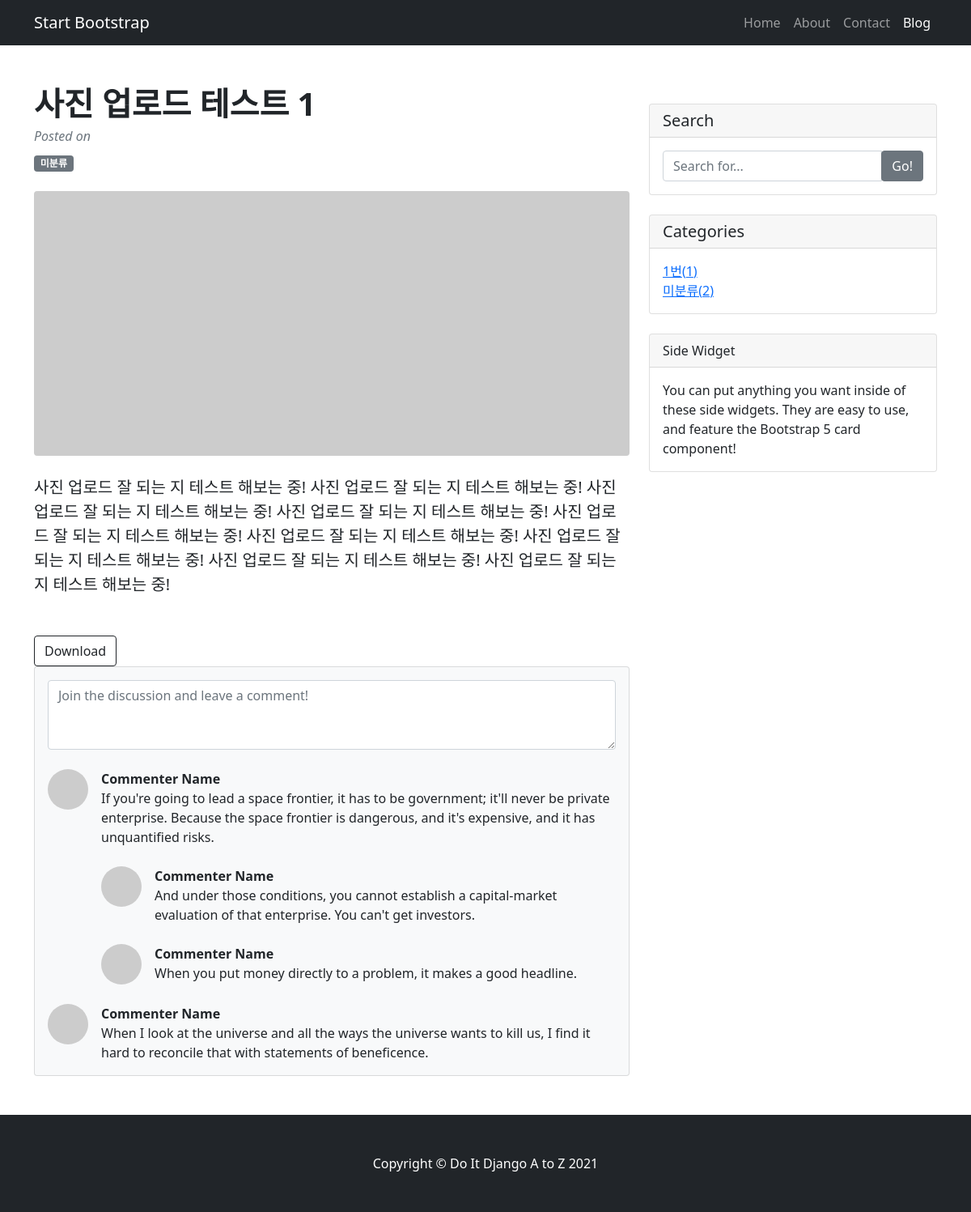
Page /blog/3/ on the committed database.
### blog/models.py (models this page shows, shortened)
class Post(models.Model):
  title = models.CharField(max_length=30)
  content = models.TextField()
  head_image = models.ImageField(upload_to = 'blog/images/%Y/%m/%d/', blank=True)
  file_upload = models.FileField(upload_to='blog/files/%Y/%m/%d/', blank=True)
  created_at = models.DateTimeField(auto_now_add = True)
  update_at = models.DateTimeField(auto_now=True)
  author = models.ForeignKey(User, null=True, on_delete=models.SET_NULL)
  category = models.ForeignKey(Category, null=True, blank=True, on_delete=models.SET_NULL)
  tags = models.ManyToManyField(Tag, blank=True)

class Category(models.Model):
  name = models.CharField(max_length=50, unique=True)
  slug = models.SlugField(max_length=200, unique=True, allow_unicode=True)
  def __str__(self):
    return self.name
  def get_absolute_url(self):
    return f'/blog/category/{self.slug}'

### blog/views.py (the view)
# urls.py: path('<int:pk>/', views.PostDetail.as_view()),
class PostDetail(DetailView):
  model = Post
  def get_context_data(self, **kwargs):
    context=super(PostDetail, self).get_context_data()
    context['categories'] = Category.objects.all()
    context['no_categories_post_count'] = Post.objects.filter(category=None).count()
    return context

### blog/templates/blog/post_detail.html (shortened to what this page needs)
<!DOCTYPE html>
{% load static %}
<html lang="en">
  <head>
    <link
      href="{% static 'blog/bootstrap/bootstrap.min.css' %}"
      rel="stylesheet"
      media="screen"
    />
  </head>
  <body>
    <nav class="navbar navbar-expand-lg navbar-dark bg-dark">
      <div class="container">
        <a class="navbar-brand" href="#!">Start Bootstrap</a>
        <div class="collapse navbar-collapse" id="navbarSupportedContent">
          <ul class="navbar-nav ms-auto mb-2 mb-lg-0">
            <li class="nav-item"><a class="nav-link" href="#">Home</a></li>
            <li class="nav-item"><a class="nav-link" href="#!">About</a></li>
            <li class="nav-item"><a class="nav-link" href="#!">Contact</a></li>
            <li class="nav-item">
              <a class="nav-link active" aria-current="page" href="#">Blog</a>
            </li>
          </ul>
        </div>
      </div>
    </nav>
    <div class="container mt-5">
      <div class="row">
        <div class="col-lg-8">
          <article>
            <header class="mb-4">
              <h1 class="fw-bolder mb-1">{{post.title}}</h1>
              <div class="text-muted fst-italic mb-2">
                Posted on {{post.create_at}}
              </div>
              {%if post.category%}
              <span class="badge bg-secondary">{{post.category}}</span>
              {%else%}
              <span class="badge bg-secondary">미분류</span>
              {%endif%}
            </header>
            <figure class="mb-4">
              <img
                class="img-fluid rounded"
                src="https://dummyimage.com/900x400/ced4da/6c757d.jpg"
                alt="..."
              />
            </figure>
            <section class="mb-5">
              <p class="fs-5 mb-4">{{post.content}}</p>
            </section>
            {% if post.file_upload %}
            <a
              href="{{post.file_upload.url}}"
              class="btn btn-outline-dark"
              role="button"
              download
              >Download</a
            >
            {% endif %}
          </article>
          <section class="mb-5">
            <div class="card bg-light">
              <div class="card-body">
                <form class="mb-4">
                  <textarea
                    class="form-control"
                    rows="3"
                    placeholder="Join the discussion and leave a comment!"
                  ></textarea>
                </form>
                <div class="d-flex mb-4">
                  <div class="flex-shrink-0">
                    <img
                      class="rounded-circle"
                      src="https://dummyimage.com/50x50/ced4da/6c757d.jpg"
                      alt="..."
                    />
                  </div>
                  <div class="ms-3">
                    <div class="fw-bold">Commenter Name</div>
                    If you're going to lead a space frontier, it has to be
                    government; it'll never be private enterprise. Because the
                    space frontier is dangerous, and it's expensive, and it has
                    unquantified risks.
                    <div class="d-flex mt-4">
                      <div class="flex-shrink-0">
                        <img
                          class="rounded-circle"
                          src="https://dummyimage.com/50x50/ced4da/6c757d.jpg"
                          alt="..."
                        />
                      </div>
                      <div class="ms-3">
                        <div class="fw-bold">Commenter Name</div>
                        And under those conditions, you cannot establish a
                        capital-market evaluation of that enterprise. You can't
                        get investors.
                      </div>
                    </div>
                    <div class="d-flex mt-4">
                      <div class="flex-shrink-0">
                        <img
                          class="rounded-circle"
                          src="https://dummyimage.com/50x50/ced4da/6c757d.jpg"
                          alt="..."
                        />
                      </div>
                      <div class="ms-3">
                        <div class="fw-bold">Commenter Name</div>
                        When you put money directly to a problem, it makes a
                        good headline.
                      </div>
                    </div>
                  </div>
                </div>
                <div class="d-flex">
                  <div class="flex-shrink-0">
                    <img
                      class="rounded-circle"
                      src="https://dummyimage.com/50x50/ced4da/6c757d.jpg"
                      alt="..."
                    />
                  </div>
                  <div class="ms-3">
                    <div class="fw-bold">Commenter Name</div>
                    When I look at the universe and all the ways the universe
                    wants to kill us, I find it hard to reconcile that with
                    statements of beneficence.
                  </div>
                </div>
              </div>
            </div>
          </section>
        </div>
        <div class="col-lg-4">
          {%include 'blog/sidebar.html'%}
          <div class="card mb-4">
            <div class="card-header">Side Widget</div>
            <div class="card-body">
              You can put anything you want inside of these side widgets. They
              are easy to use, and feature the Bootstrap 5 card component!
            </div>
          </div>
        </div>
      </div>
    </div>
    {%include 'blog/footer.html'%}
  </body>
</html>

### blog/templates/blog/sidebar.html
<div class="card my-4">
  <h5 class="card-header">Search</h5>
  <div class="card-body">
    <div class="input-group">
      <input type="text" class="form-control" placeholder="Search for..." />
      <span class="input-group-btn">
        <button class="btn btn-secondary" type="button">Go!</button>
      </span>
    </div>
  </div>
</div>
<div class="card my-4">
  <h5 class="card-header">Categories</h5>
  <div class="card-body">
    <div class="row">
      <div class="col-lg-6">
        <ul class="list-unstyled mb-0">
          {%for category in categories%}
          <li>
            <a href="{{category.get_absolute_url}}"
              >{{category}}({{category.post_set.count}})</a
            >
          </li>
          {%endfor%}
          <li>
            <a href="/blog/category/no_category/"
              >미분류({{no_categories_post_count}})</a
            >
          </li>
        </ul>
      </div>
    </div>
  </div>
</div>

### rows in the picture
Post: title "사진 업로드 테스트 1", content "사진 업로드 잘 되는 지 테스트 해보는 중! 사진 업로드 잘 되는 지 테스트 해보는 중! 사진 업로드 잘 되는 지 테스트 해보는 중! 사진 업로드 잘 되는 지 테스트 해보는 중! 사진 업로드 잘 되는 지 테스트 해보는 중! 사진 업로드 잘 되는 지 테스트 해보는 중! 사진 업로드 잘 되는 지 테스트 해보는 중! 사진 업로드 잘 되는 지 테스트 해보는 중! 사진 업로드 잘 되는 지 테스트 해보는 중!"
Category: name "1번", post_set.count "1"

### other values in the picture
{{ no_categories_post_count }} "2"
